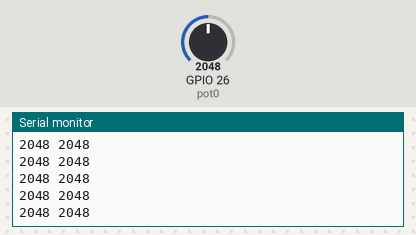
The sketch below on a simulated ESP32. On the bench: the last lines printed to the serial monitor. The test bench sets the inputs (shaded band); at power-on: GPIO 26 (pot0) = 2048.

Above: at 1.2 s.
1.3 s: GPIO 26 (pot0) set to 2866
At 2.4 s:
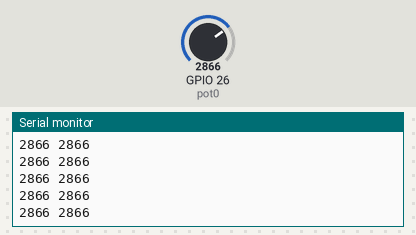
2.8 s: GPIO 26 (pot0) set to 3603
At 3.8 s:
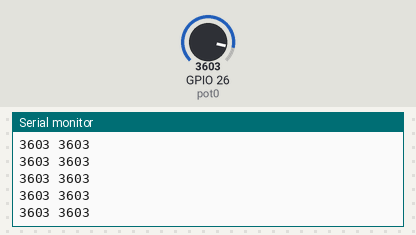
Timing chart, 0 to 5.8 s (numbered marks = the images above; inputs shaded):
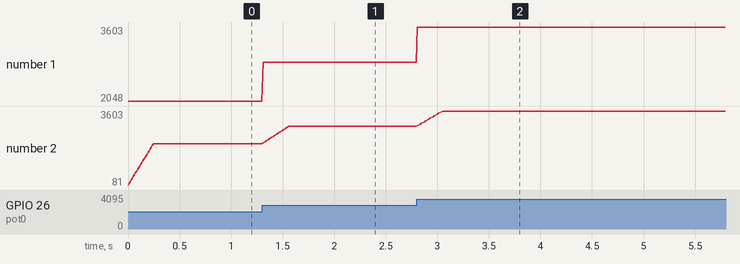

Measured:
- after the input at 1.3 s, the serial monitor: prints a new line at once (image 1)
- after the input at 2.8 s, the serial monitor: prints a new line at once (image 2)
- plotted number 1: 2048 → 2866 after the input at 1.3 s, 2866 → 3603 after the input at 2.8 s
- plotted number 2: 2048 → 2866 after the input at 1.3 s, 2866 → 3603 after the input at 2.8 s

The sketch:

piDTS_demo.ino
```cpp
#ifndef ARDUINO_ARCH_RP2040
#error "Select a Raspberry Pi Pico board"
#endif

#define pot0 26
#define pot1 27
#define M 25
int memTl[M];
void setup() {
  Serial.begin(38400);
  for (int i=0;i<M;i++){
    memTl[i]=0;
  }
}

void loop() {
  for (int i=0;i<(M-1);i++){
    memTl[i] = memTl[i+1];
  }
  memTl[M-1] = analogRead(pot0);
  int medTl = 0;
  for (int i=0;i<M;i++){
    medTl = medTl + memTl[i];
  }
  medTl = medTl/M;
  Serial.print(analogRead(pot0));
  Serial.print(" ");
  Serial.println(medTl);
  //Serial.println(analogRead(pot1));
  delay(10);
}
```
